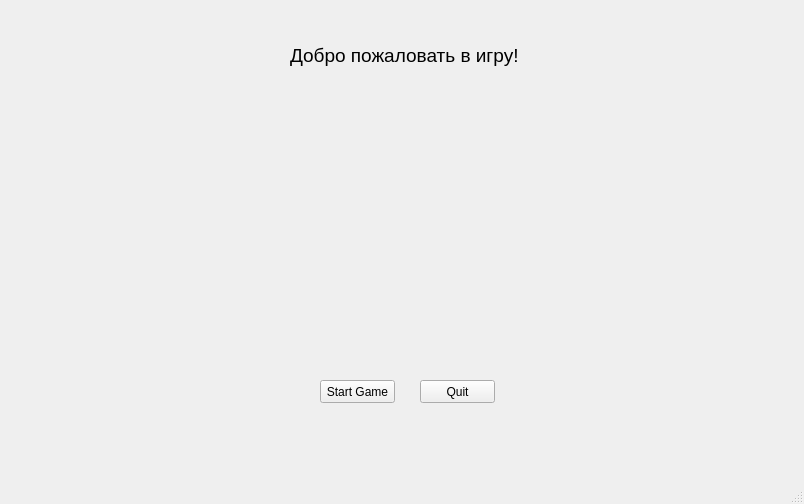
<?xml version="1.0" encoding="UTF-8"?>
<ui version="4.0">
 <class>MainWindow</class>
 <widget class="QMainWindow" name="MainWindow">
  <property name="geometry">
   <rect>
    <x>0</x>
    <y>0</y>
    <width>804</width>
    <height>504</height>
   </rect>
  </property>
  <property name="windowTitle">
   <string>MainWindow</string>
  </property>
  <widget class="QWidget" name="centralwidget">
   <widget class="QPushButton" name="Start">
    <property name="geometry">
     <rect>
      <x>320</x>
      <y>380</y>
      <width>75</width>
      <height>23</height>
     </rect>
    </property>
    <property name="text">
     <string>Start Game</string>
    </property>
   </widget>
   <widget class="QPushButton" name="quit">
    <property name="geometry">
     <rect>
      <x>420</x>
      <y>380</y>
      <width>75</width>
      <height>23</height>
     </rect>
    </property>
    <property name="text">
     <string>Quit</string>
    </property>
   </widget>
   <widget class="QLabel" name="MainGreeting">
    <property name="geometry">
     <rect>
      <x>290</x>
      <y>40</y>
      <width>241</width>
      <height>31</height>
     </rect>
    </property>
    <property name="font">
     <font>
      <pointsize>14</pointsize>
     </font>
    </property>
    <property name="text">
     <string>Добро пожаловать в игру!</string>
    </property>
   </widget>
   <widget class="QLabel" name="BuildingImg">
    <property name="geometry">
     <rect>
      <x>110</x>
      <y>80</y>
      <width>591</width>
      <height>281</height>
     </rect>
    </property>
    <property name="text">
     <string/>
    </property>
    <property name="pixmap">
     <pixmap>img/building.jpg</pixmap>
    </property>
   </widget>
  </widget>
  <widget class="QMenuBar" name="menubar">
   <property name="geometry">
    <rect>
     <x>0</x>
     <y>0</y>
     <width>804</width>
     <height>21</height>
    </rect>
   </property>
  </widget>
  <widget class="QStatusBar" name="statusbar"/>
 </widget>
 <resources/>
 <connections>
  <connection>
   <sender>quit</sender>
   <signal>clicked()</signal>
   <receiver>MainWindow</receiver>
   <slot>close()</slot>
   <hints>
    <hint type="sourcelabel">
     <x>387</x>
     <y>272</y>
    </hint>
    <hint type="destinationlabel">
     <x>401</x>
     <y>251</y>
    </hint>
   </hints>
  </connection>
 </connections>
</ui>
